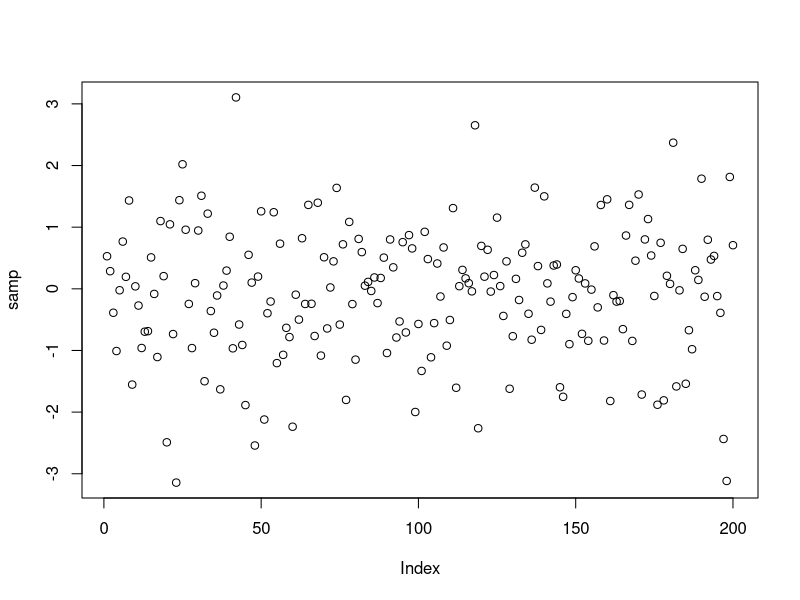

Source code (R):
######## 18.11
print('Hello')
num_der = function(f, x, h){
  (f(x + h) - f(x))/h
}

f = function(x) exp(x)

num_der(f, 3, 1/100000)


n = 200
samp = rt(n, 10)
print(samp)
plot(samp)
